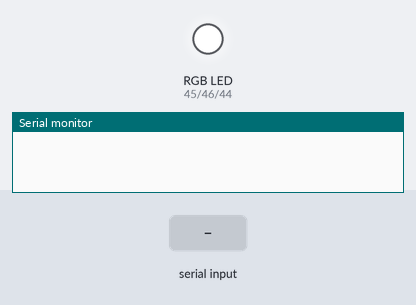
This sketch was run on a simulated Arduino Mega 2560, built with avr-gcc and run on an emulated ATmega2560. Parts: an RGB LED mixed from three pins (HIGH = lit), the last lines printed to the serial monitor. The test bench sets the inputs (shaded band).

Above: at 1.7 s.
1.8 s: "1" received over the second serial link
At 2.7 s:
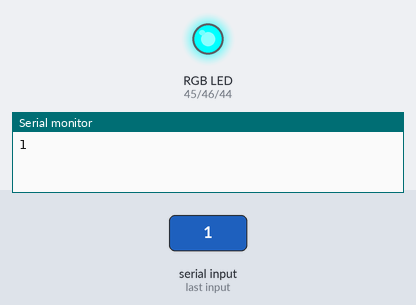
Timing chart, 0 to 4.8 s (numbered marks = the images above; inputs shaded):
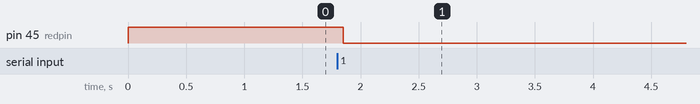

Measured:
- after the input at 1.8 s, pin 45 (redpin): HIGH → LOW after 0.05 s

The sketch:

XBeeRead.ino
```cpp
#define redpin 45
#define greenpin 46
#define bluepin 44

void setup() {
  Serial.begin(9600); // initialize serial monitor
  Serial2.begin(9600); // initialize Xbee Tx/Rx
  pinMode(redpin, OUTPUT);
  pinMode(greenpin, OUTPUT);
  pinMode(bluepin, OUTPUT);
  set_RGB(255, 255, 255);

  delay(500);
}

void loop() {
  if(Serial2.available()) { // Is XBee data available?
    char incoming = Serial2.read(); // Read character
    int vowelValues[] = {65, 69, 73, 79, 85};
    int yAscii = 89;
    for(int i : vowelValues){
      if(incoming == i){
        set_RGB(255, 0, 255);
        break;
        }
      else{
        if(incoming == yAscii){
          set_RGB(255,255,0);
          break;
          }
        else{
          set_RGB(0,255,255);
          break;
          }
        }
      }

    Serial.println(incoming); // Send to serial monitor
  }
  delay(50);
}

void set_RGB(int r, int g, int b){
  // Set RGB LED pins based on low=bright (default)
  analogWrite(redpin, r);
  analogWrite(greenpin, g);
  analogWrite(bluepin, b);
}
```
